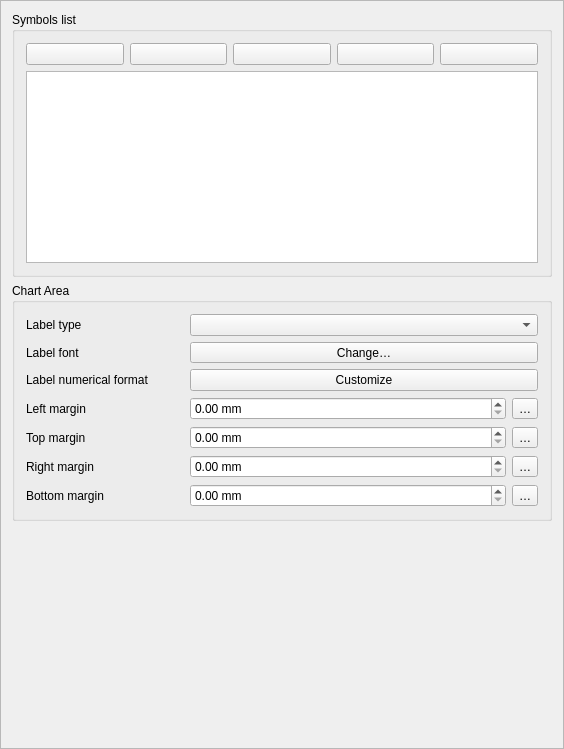
<?xml version="1.0" encoding="UTF-8"?>
<ui version="4.0">
 <class>QgsPieChartPlotWidgetBase</class>
 <widget class="QgsPanelWidget" name="QgsPieChartPlotWidgetBase">
  <property name="geometry">
   <rect>
    <x>0</x>
    <y>0</y>
    <width>564</width>
    <height>749</height>
   </rect>
  </property>
  <property name="sizePolicy">
   <sizepolicy hsizetype="Expanding" vsizetype="Expanding">
    <horstretch>0</horstretch>
    <verstretch>0</verstretch>
   </sizepolicy>
  </property>
  <property name="windowTitle">
   <string>Pie Chart Plot Options</string>
  </property>
  <layout class="QVBoxLayout" name="verticalLayout_2">
   <property name="spacing">
    <number>0</number>
   </property>
   <property name="leftMargin">
    <number>0</number>
   </property>
   <property name="topMargin">
    <number>0</number>
   </property>
   <property name="rightMargin">
    <number>0</number>
   </property>
   <property name="bottomMargin">
    <number>0</number>
   </property>
   <item>
    <widget class="QgsScrollArea" name="scrollArea">
     <property name="frameShape">
      <enum>QFrame::StyledPanel</enum>
     </property>
     <property name="widgetResizable">
      <bool>true</bool>
     </property>
     <widget class="QWidget" name="scrollAreaWidgetContents">
      <property name="geometry">
       <rect>
        <x>0</x>
        <y>-127</y>
        <width>548</width>
        <height>1515</height>
       </rect>
      </property>
      <property name="sizePolicy">
       <sizepolicy hsizetype="Preferred" vsizetype="Maximum">
        <horstretch>0</horstretch>
        <verstretch>0</verstretch>
       </sizepolicy>
      </property>
      <layout class="QVBoxLayout" name="mainLayout">
       <item>
        <widget class="QgsCollapsibleGroupBoxBasic" name="groupSymbolsList">
         <property name="title">
          <string>Symbols list</string>
         </property>
         <property name="sizePolicy">
          <sizepolicy hsizetype="Expanding" vsizetype="Maximum">
           <horstretch>0</horstretch>
           <verstretch>0</verstretch>
          </sizepolicy>
         </property>
         <property name="maximumSize">
          <size>
           <width>16777215</width>
           <height>320</height>
          </size>
         </property>
         <layout class="QVBoxLayout" name="verticalBoxLayout">
          <item>
           <layout class="QHBoxLayout" name="symbolsControlsLayout">
            <item>
             <widget class="QPushButton" name="mAddSymbolPushButton">
              <property name="toolTip">
               <string>Add a series</string>
              </property>
              <property name="text">
               <string/>
              </property>
              <property name="icon">
               <iconset resource="../../../images/images.qrc">
                <normaloff>:/images/themes/default/symbologyAdd.svg</normaloff>:/images/themes/default/symbologyAdd.svg</iconset>
              </property>
             </widget>
            </item>
            <item>
             <widget class="QPushButton" name="mRemoveSymbolPushButton">
              <property name="toolTip">
               <string>Remove selected series</string>
              </property>
              <property name="text">
               <string/>
              </property>
              <property name="icon">
               <iconset resource="../../../images/images.qrc">
                <normaloff>:/images/themes/default/symbologyRemove.svg</normaloff>:/images/themes/default/symbologyRemove.svg</iconset>
              </property>
             </widget>
            </item>
            <item>
             <widget class="QPushButton" name="mCopySymbolPushButton">
              <property name="toolTip">
               <string>Duplicate selected symbol</string>
              </property>
              <property name="text">
               <string/>
              </property>
              <property name="icon">
               <iconset resource="../../../images/images.qrc">
                <normaloff>:/images/themes/default/mActionDuplicateLayout.svg</normaloff>:/images/themes/default/mActionDuplicateLayout.svg</iconset>
              </property>
             </widget>
            </item>
            <item>
             <widget class="QPushButton" name="mSymbolUpButton">
              <property name="toolTip">
               <string>Move selected symbol up</string>
              </property>
              <property name="text">
               <string/>
              </property>
              <property name="icon">
               <iconset resource="../../../images/images.qrc">
                <normaloff>:/images/themes/default/mActionArrowUp.svg</normaloff>:/images/themes/default/mActionArrowUp.svg</iconset>
              </property>
             </widget>
            </item>
            <item>
             <widget class="QPushButton" name="mSymbolDownButton">
              <property name="toolTip">
               <string>Move selected symbol down</string>
              </property>
              <property name="text">
               <string/>
              </property>
              <property name="icon">
               <iconset resource="../../../images/images.qrc">
                <normaloff>:/images/themes/default/mActionArrowDown.svg</normaloff>:/images/themes/default/mActionArrowDown.svg</iconset>
              </property>
             </widget>
            </item>
           </layout>
          </item>
          <item>
           <widget class="QTableWidget" name="mSymbolsList">
            <property name="sizePolicy">
             <sizepolicy hsizetype="Expanding" vsizetype="Maximum">
              <horstretch>0</horstretch>
              <verstretch>0</verstretch>
             </sizepolicy>
            </property>
            <property name="maximumSize">
             <size>
              <width>16777215</width>
              <height>320</height>
             </size>
            </property>
           </widget>
          </item>
         </layout>
        </widget>
       </item>
       <item>
        <widget class="QgsCollapsibleGroupBoxBasic" name="groupChartArea">
         <property name="title">
          <string>Chart Area</string>
         </property>
         <layout class="QGridLayout" name="gridLayout" columnstretch="1,2,0">
          <item row="3" column="1">
           <widget class="QgsDoubleSpinBox" name="mSpinLeftMargin">
            <property name="suffix">
             <string> mm</string>
            </property>
            <property name="maximum">
             <double>999.990000000000009</double>
            </property>
           </widget>
          </item>
          <item row="1" column="0">
           <widget class="QLabel" name="label_3">
            <property name="text">
             <string>Label font</string>
            </property>
           </widget>
          </item>
          <item row="5" column="0">
           <widget class="QLabel" name="label_24">
            <property name="text">
             <string>Right margin</string>
            </property>
           </widget>
          </item>
          <item row="5" column="1">
           <widget class="QgsDoubleSpinBox" name="mSpinRightMargin">
            <property name="suffix">
             <string> mm</string>
            </property>
            <property name="maximum">
             <double>999.990000000000009</double>
            </property>
           </widget>
          </item>
          <item row="6" column="1">
           <widget class="QgsDoubleSpinBox" name="mSpinBottomMargin">
            <property name="suffix">
             <string> mm</string>
            </property>
            <property name="maximum">
             <double>999.990000000000009</double>
            </property>
           </widget>
          </item>
          <item row="6" column="0">
           <widget class="QLabel" name="label_25">
            <property name="text">
             <string>Bottom margin</string>
            </property>
           </widget>
          </item>
          <item row="1" column="1" colspan="2">
           <widget class="QgsFontButton" name="mLabelFontButton">
            <property name="sizePolicy">
             <sizepolicy hsizetype="Expanding" vsizetype="Fixed">
              <horstretch>0</horstretch>
              <verstretch>0</verstretch>
             </sizepolicy>
            </property>
            <property name="text">
             <string>Change…</string>
            </property>
           </widget>
          </item>
          <item row="3" column="2">
           <widget class="QgsPropertyOverrideButton" name="mDDBtnLeftMargin">
            <property name="text">
             <string>…</string>
            </property>
           </widget>
          </item>
          <item row="4" column="2">
           <widget class="QgsPropertyOverrideButton" name="mDDBtnTopMargin">
            <property name="text">
             <string>…</string>
            </property>
           </widget>
          </item>
          <item row="4" column="0">
           <widget class="QLabel" name="label_23">
            <property name="text">
             <string>Top margin</string>
            </property>
           </widget>
          </item>
          <item row="3" column="0">
           <widget class="QLabel" name="label_22">
            <property name="text">
             <string>Left margin</string>
            </property>
           </widget>
          </item>
          <item row="4" column="1">
           <widget class="QgsDoubleSpinBox" name="mSpinTopMargin">
            <property name="suffix">
             <string> mm</string>
            </property>
            <property name="maximum">
             <double>999.990000000000009</double>
            </property>
           </widget>
          </item>
          <item row="0" column="1" colspan="2">
           <widget class="QComboBox" name="mLabelCombo">
            <property name="sizePolicy">
             <sizepolicy hsizetype="Expanding" vsizetype="Fixed">
              <horstretch>0</horstretch>
              <verstretch>0</verstretch>
             </sizepolicy>
            </property>
           </widget>
          </item>
          <item row="0" column="0">
           <widget class="QLabel" name="label_2">
            <property name="text">
             <string>Label type</string>
            </property>
           </widget>
          </item>
          <item row="2" column="0">
           <widget class="QLabel" name="label_17">
            <property name="text">
             <string>Label numerical format</string>
            </property>
           </widget>
          </item>
          <item row="2" column="1" colspan="2">
           <widget class="QPushButton" name="mLabelFormatButton">
            <property name="text">
             <string>Customize</string>
            </property>
           </widget>
          </item>
          <item row="5" column="2">
           <widget class="QgsPropertyOverrideButton" name="mDDBtnRightMargin">
            <property name="text">
             <string>…</string>
            </property>
           </widget>
          </item>
          <item row="6" column="2">
           <widget class="QgsPropertyOverrideButton" name="mDDBtnBottomMargin">
            <property name="text">
             <string>…</string>
            </property>
           </widget>
          </item>
         </layout>
        </widget>
       </item>
      </layout>
     </widget>
    </widget>
   </item>
  </layout>
 </widget>
 <layoutdefault spacing="6" margin="11"/>
 <customwidgets>
  <customwidget>
   <class>QgsPanelWidget</class>
   <extends>QWidget</extends>
   <header>qgspanelwidget.h</header>
   <container>1</container>
  </customwidget>
  <customwidget>
   <class>QgsScrollArea</class>
   <extends>QScrollArea</extends>
   <header>qgsscrollarea.h</header>
   <container>1</container>
  </customwidget>
  <customwidget>
   <class>QgsCollapsibleGroupBoxBasic</class>
   <extends>QGroupBox</extends>
   <header location="global">qgscollapsiblegroupbox.h</header>
   <container>1</container>
  </customwidget>
  <customwidget>
   <class>QgsDoubleSpinBox</class>
   <extends>QDoubleSpinBox</extends>
   <header>qgsdoublespinbox.h</header>
  </customwidget>
  <customwidget>
   <class>QgsPropertyOverrideButton</class>
   <extends>QToolButton</extends>
   <header>qgspropertyoverridebutton.h</header>
  </customwidget>
  <customwidget>
   <class>QgsSymbolButton</class>
   <extends>QToolButton</extends>
   <header>qgssymbolbutton.h</header>
  </customwidget>
  <customwidget>
   <class>QgsFontButton</class>
   <extends>QToolButton</extends>
   <header>qgsfontbutton.h</header>
  </customwidget>
 </customwidgets>
 <tabstops>
  <tabstop>scrollArea</tabstop>
 </tabstops>
 <resources>
  <include location="../../../images/images.qrc"/>
 </resources>
 <connections/>
</ui>
